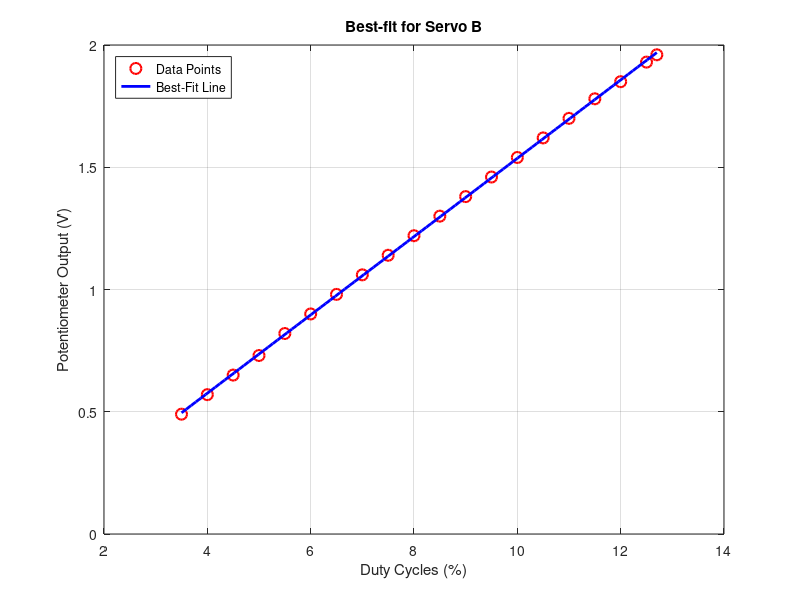

This figure's MATLAB source:
clc; clear; close all;

% The following script is to fit a best line on the data points for the 
% duty cycle we are setting and the voltage we are getting from 
% potentiometer and mapping that to the angles made my the servos

% servo A
% x = [ ...
%     3, 3.5, 4, 4.5, 5, 5.5, 6, 6.5, 7, 7.5, ...
%     8, 8.5, 9, 9.5, 10, 10.5, 11, 11.5, 12 ];
% 
% y = [ 0.42, 0.51, 0.59, 0.67, 0.76, 0.84, 0.92, 1.01, 1.09, 1.17, ...
%     1.25, 1.34, 1.42, 1.51, 1.59, 1.67, 1.75, 1.83, 1.91 ];

% servo B
x = [ 3.5, 4, 4.5, 5, 5.5, 6, 6.5, 7, 7.5, ...
    8, 8.5, 9, 9.5, 10, 10.5, 11, 11.5, 12, 12.5, 12.7 ];

y = [ 0.49, 0.57, 0.65, 0.73, 0.82, 0.90, 0.98, 1.06, 1.14, 1.22, ...
    1.30, 1.38, 1.46, 1.54, 1.62, 1.7, 1.78, 1.85, 1.93, 1.96 ];

% servo C
% x = [ 3, 3.5, 4, 4.5, 5, 5.5, 6, 6.5, 7, 7.5, ...
%     8, 8.5, 9, 9.5, 10, 10.5, 11, 11.5, 12 ];
% 
% y = [ 0.41, 0.5, 0.58, 0.66, 0.74, 0.83, 0.91, 0.99, 1.07, 1.15, ...
%     1.23, 1.32, 1.4, 1.48, 1.56, 1.64, 1.72, 1.8, 1.88 ];
 
% Linear best-fit (y = m*x + c)
p = polyfit(x, y, 1);   % 1st order polynomial
m = p(1);
c = p(2);

fprintf('Best fit line:\n');
fprintf('y = %.4f*x + %.4f\n', m, c);

% Generate fitted values
x_fit = linspace(min(x), max(x), 100);
y_fit = polyval(p, x_fit);

% Plot
figure;
plot(x, y, 'ro', 'MarkerSize', 8, 'LineWidth', 1.5); % data points
hold on;
plot(x_fit, y_fit, 'b-', 'LineWidth', 2);           % best-fit line
grid on;

xlabel('Duty Cycles (%)');
ylabel('Potentiometer Output (V)');
title('Best-fit for Servo B');
legend('Data Points', 'Best-Fit Line', 'Location', 'northwest');
